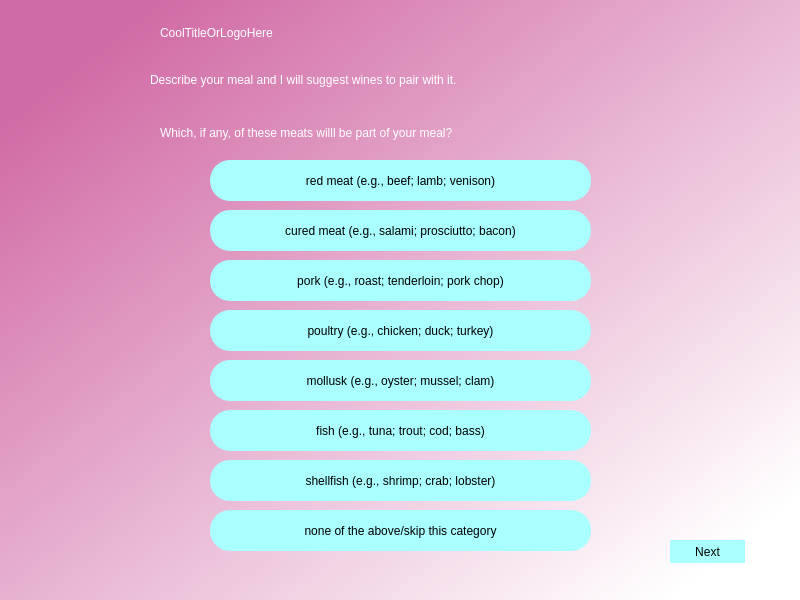
<?xml version="1.0" encoding="UTF-8"?>
<ui version="4.0">
 <class>Form</class>
 <widget class="QWidget" name="Form">
  <property name="geometry">
   <rect>
    <x>0</x>
    <y>0</y>
    <width>800</width>
    <height>600</height>
   </rect>
  </property>
  <property name="minimumSize">
   <size>
    <width>800</width>
    <height>600</height>
   </size>
  </property>
  <property name="windowTitle">
   <string>Form</string>
  </property>
  <widget class="QWidget" name="bgwidget" native="true">
   <property name="geometry">
    <rect>
     <x>0</x>
     <y>0</y>
     <width>800</width>
     <height>600</height>
    </rect>
   </property>
   <property name="minimumSize">
    <size>
     <width>800</width>
     <height>600</height>
    </size>
   </property>
   <property name="styleSheet">
    <string notr="true">QWidget#bgwidget {
background-color: qlineargradient(spread:pad, x1:0.0814029, y1:0.125, x2:0.921, y2:0.909091, stop:0 rgba(209, 107, 165, 255), stop:1 rgba(255, 255, 255, 255));
}

QPushButton {
border-radius: 20px;
background-color: rgb(170, 255, 255);
font: 12pt &quot;Segoe UI&quot;;
}



QPushButton:hover{
background-color: rgb(135, 203, 203);
}
</string>
   </property>
   <widget class="QLabel" name="label">
    <property name="geometry">
     <rect>
      <x>160</x>
      <y>0</y>
      <width>449</width>
      <height>65</height>
     </rect>
    </property>
    <property name="styleSheet">
     <string notr="true">font: 36pt &quot;Segoe UI&quot;;
color: rgb(255, 255, 255);</string>
    </property>
    <property name="text">
     <string>CoolTitleOrLogoHere</string>
    </property>
   </widget>
   <widget class="QLabel" name="label_2">
    <property name="geometry">
     <rect>
      <x>150</x>
      <y>70</y>
      <width>491</width>
      <height>20</height>
     </rect>
    </property>
    <property name="styleSheet">
     <string notr="true">font: 14pt &quot;Segoe UI&quot;;
color: rgb(255, 255, 255);</string>
    </property>
    <property name="text">
     <string>Describe your meal and I will suggest wines to pair with it.</string>
    </property>
   </widget>
   <widget class="QPushButton" name="pushButton">
    <property name="geometry">
     <rect>
      <x>210</x>
      <y>160</y>
      <width>381</width>
      <height>41</height>
     </rect>
    </property>
    <property name="styleSheet">
     <string notr="true"/>
    </property>
    <property name="text">
     <string>red meat (e.g., beef; lamb; venison)</string>
    </property>
   </widget>
   <widget class="QLabel" name="label_3">
    <property name="geometry">
     <rect>
      <x>160</x>
      <y>120</y>
      <width>464</width>
      <height>25</height>
     </rect>
    </property>
    <property name="styleSheet">
     <string notr="true">font: 14pt &quot;Segoe UI&quot;;
color: rgb(255, 255, 255);</string>
    </property>
    <property name="text">
     <string>Which, if any, of these meats willl be part of your meal?</string>
    </property>
   </widget>
   <widget class="QPushButton" name="pushButton_2">
    <property name="geometry">
     <rect>
      <x>210</x>
      <y>210</y>
      <width>381</width>
      <height>41</height>
     </rect>
    </property>
    <property name="styleSheet">
     <string notr="true"/>
    </property>
    <property name="text">
     <string>cured meat (e.g., salami; prosciutto; bacon)</string>
    </property>
   </widget>
   <widget class="QPushButton" name="pushButton_3">
    <property name="geometry">
     <rect>
      <x>210</x>
      <y>260</y>
      <width>381</width>
      <height>41</height>
     </rect>
    </property>
    <property name="styleSheet">
     <string notr="true"/>
    </property>
    <property name="text">
     <string>pork (e.g., roast; tenderloin; pork chop)</string>
    </property>
   </widget>
   <widget class="QPushButton" name="pushButton_4">
    <property name="geometry">
     <rect>
      <x>210</x>
      <y>310</y>
      <width>381</width>
      <height>41</height>
     </rect>
    </property>
    <property name="styleSheet">
     <string notr="true"/>
    </property>
    <property name="text">
     <string>poultry (e.g., chicken; duck; turkey)</string>
    </property>
   </widget>
   <widget class="QPushButton" name="pushButton_5">
    <property name="geometry">
     <rect>
      <x>670</x>
      <y>540</y>
      <width>75</width>
      <height>23</height>
     </rect>
    </property>
    <property name="styleSheet">
     <string notr="true">
font: 10pt &quot;Segoe UI&quot;;

</string>
    </property>
    <property name="text">
     <string>Next</string>
    </property>
   </widget>
   <widget class="QPushButton" name="pushButton_6">
    <property name="geometry">
     <rect>
      <x>210</x>
      <y>360</y>
      <width>381</width>
      <height>41</height>
     </rect>
    </property>
    <property name="styleSheet">
     <string notr="true"/>
    </property>
    <property name="text">
     <string>mollusk (e.g., oyster; mussel; clam)</string>
    </property>
   </widget>
   <widget class="QPushButton" name="pushButton_7">
    <property name="geometry">
     <rect>
      <x>210</x>
      <y>410</y>
      <width>381</width>
      <height>41</height>
     </rect>
    </property>
    <property name="styleSheet">
     <string notr="true"/>
    </property>
    <property name="text">
     <string>fish (e.g., tuna; trout; cod; bass)</string>
    </property>
   </widget>
   <widget class="QPushButton" name="pushButton_8">
    <property name="geometry">
     <rect>
      <x>210</x>
      <y>460</y>
      <width>381</width>
      <height>41</height>
     </rect>
    </property>
    <property name="styleSheet">
     <string notr="true"/>
    </property>
    <property name="text">
     <string>shellfish (e.g., shrimp; crab; lobster)</string>
    </property>
   </widget>
   <widget class="QPushButton" name="pushButton_9">
    <property name="geometry">
     <rect>
      <x>210</x>
      <y>510</y>
      <width>381</width>
      <height>41</height>
     </rect>
    </property>
    <property name="styleSheet">
     <string notr="true"/>
    </property>
    <property name="text">
     <string>none of the above/skip this category</string>
    </property>
   </widget>
  </widget>
 </widget>
 <resources/>
 <connections/>
</ui>
